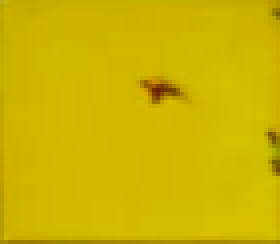
#> input picture data/clear_images/ble1.png, 70 x 61 px (shown 4 times larger); its folder holds only this picture in this run
$ python palette_from_samples.py
#> lines starting #> are read from the running program, lines starting #| are printed output that depends on the picture; after the words box and inside, x2 and y2 are one past the last pixel; in counts of white or black regions, pixels touching at a corner belong together
import os
import cv2
import numpy as np
import json
import argparse

IMAGE_EXTS = {'.png', '.jpg', '.jpeg'}


def mean_hsv_of_image(path):
#> called with path = 'data/clear_images/ble1.png'
    img = cv2.imread(path)
#> img is the input picture: shape (61, 70, 3); mean B, G, R 0, 181.4, 205.5
    if img is None:
        return None

    hsv = cv2.cvtColor(img, cv2.COLOR_BGR2HSV)
#> hsv: shape (61, 70, 3); mean H, S, V 26.3, 255, 205.5

    # Masque : ignorer pixels très sombres (fond noir) et pixels transparents si présents
    v = hsv[:, :, 2]
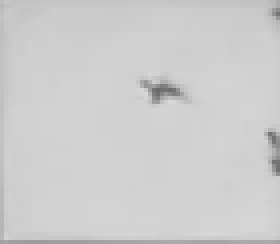
#> v: shape (61, 70) (shown 4 times larger); min 106, max 216, mean 205.5
    s = hsv[:, :, 1]
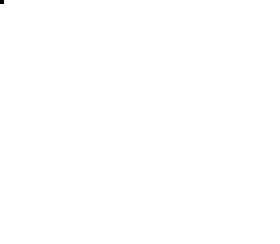
#> s: shape (61, 70) (shown 4 times larger); values 216 (black) and 255 (white), 100% white; black in thin lines or dots, all inside (x1, y1, x2, y2) = (0, 0, 1, 1)
    mask = (v > 10) & (s > 10)
#> mask: shape (61, 70) bool; every value is 1

    if not np.any(mask):
        # fallback: use all pixels
        mask = np.ones_like(v, dtype=bool)

    # cv2.mean supports mask but expects single-channel mask of type uint8
    mask_u8 = (mask.astype(np.uint8) * 255)
#> mask_u8: shape (61, 70); every value is 255
    mean = cv2.mean(hsv, mask=mask_u8)[:3]
#> mean = (26.31, 255, 205.5)

    # also return mean BGR for convenience
    mean_bgr = cv2.mean(img, mask=mask_u8)[:3]
#> mean_bgr = (0.00679, 181.4, 205.5)

    # return integer lists
    return {
        'mean_hsv': [int(round(x)) for x in mean],
        'mean_bgr': [int(round(x)) for x in mean_bgr]
    }


def build_palette_from_dir(directory):
    out = {}
    for fname in sorted(os.listdir(directory)):
        _, ext = os.path.splitext(fname)
        if ext.lower() not in IMAGE_EXTS:
            continue
        path = os.path.join(directory, fname)
        info = mean_hsv_of_image(path)
#> info = {'mean_hsv': [26, 255, 206], 'mean_bgr': [0, 181, 206]}
        if info is None:
            print(f"Warning: failed to load {fname}")
            continue
        out[fname] = info
        print(f"Processed {fname}: HSV={info['mean_hsv']}")
#| Processed ble1.png: HSV=[26, 255, 206]
    return out


def main():
    parser = argparse.ArgumentParser(description='Compute mean HSV for sample tile images in a folder')
    parser.add_argument('--dir', '-d', default='data/clear_images', help='Directory containing tile sample images')
    parser.add_argument('--out', '-o', default='biome_palette_samples.json', help='Output JSON file')
    args = parser.parse_args()

    if not os.path.isdir(args.dir):
        print(f"Error: directory not found: {args.dir}")
        return

    palette = build_palette_from_dir(args.dir)
#> palette = 1 item
    if not palette:
        print('No images processed. Check files in the directory.')
        return

    with open(args.out, 'w', encoding='utf-8') as f:
        json.dump(palette, f, indent=2, ensure_ascii=False)

    print(f"Saved palette to {args.out} ({len(palette)} entries)")
#| Saved palette to biome_palette_samples.json (1 entries)


if __name__ == '__main__':
    main()
